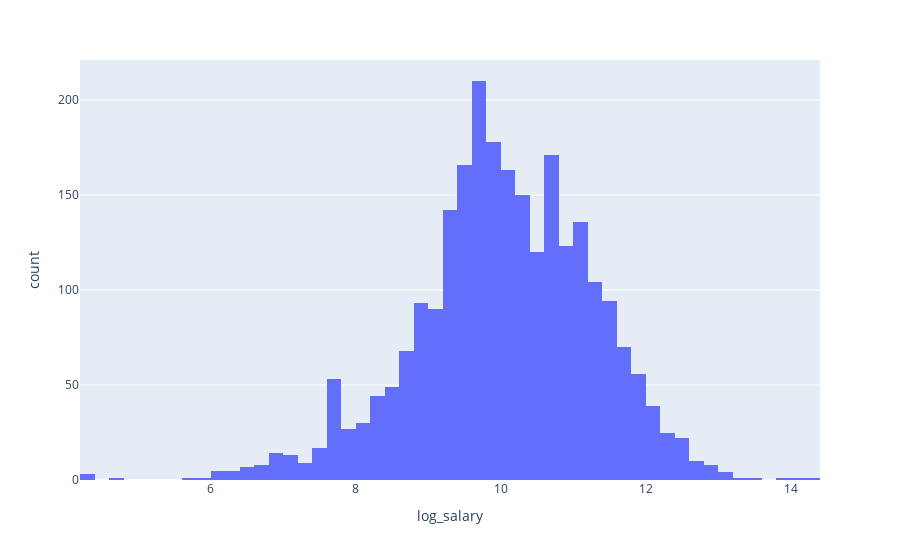

Here is the notebook cell this chart was saved with:
### Markdown cell above
**Respuesta**

### Code cell
# Se cargan los datos y se visualiza la distribucion al aplicar logaritmo.
df_sueldos = pd.read_csv('salarios.csv',usecols = ['Player','Weekly Salary'])
df_sueldos['log_salary'] = np.log(df_sueldos['Weekly Salary'])

fig = px.histogram(df_sueldos, x="log_salary")
fig.show()

# Se juntan los dataframe de df_players con los salarios para ejecutar la regresion posteriormente.
df_merged = df_players.merge(df_sueldos,
                         left_on=['Name'], how='inner', right_on=['Player'])

### Figure 1 — Plotly figure (JSON) as saved in the notebook; plotly's stock layout.template omitted (floating-point values rounded to 4 significant figures; data arrays with more than 128 entries replaced by an {"elided": "..."} marker saying what was removed)
{"data": [{"alignmentgroup": "True", "bingroup": "x", "hovertemplate": "log_salary=%{x}<br>count=%{y}<extra></extra>", "legendgroup": "", "marker": {"color": "#636efa", "pattern": {"shape": ""}}, "name": "", "offsetgroup": "", "orientation": "v", "showlegend": false, "type": "histogram", "x": {"elided": "2534 float values"}, "xaxis": "x", "yaxis": "y"}], "layout": {"barmode": "relative", "legend": {"tracegroupgap": 0}, "margin": {"t": 60}, "xaxis": {"anchor": "y", "domain": [0, 1], "title": {"text": "log_salary"}}, "yaxis": {"anchor": "x", "domain": [0, 1], "title": {"text": "count"}}}}
